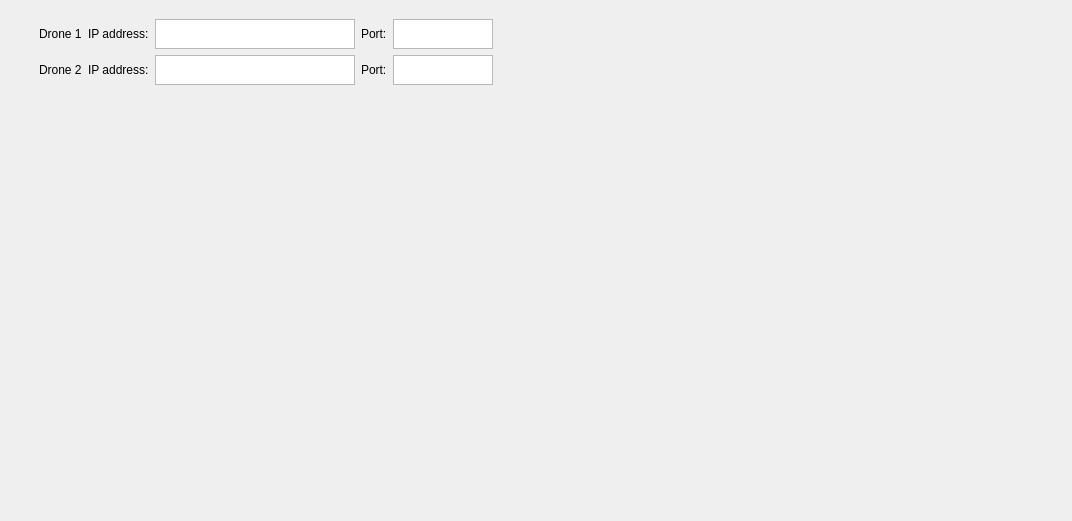
<?xml version="1.0" encoding="UTF-8"?>
<ui version="4.0">
 <class>Form</class>
 <widget class="QWidget" name="Form">
  <property name="geometry">
   <rect>
    <x>0</x>
    <y>0</y>
    <width>1072</width>
    <height>521</height>
   </rect>
  </property>
  <property name="windowTitle">
   <string>Form</string>
  </property>
  <widget class="QWidget" name="verticalLayoutWidget">
   <property name="geometry">
    <rect>
     <x>39</x>
     <y>19</y>
     <width>981</width>
     <height>471</height>
    </rect>
   </property>
   <layout class="QVBoxLayout" name="verticalLayout">
    <item>
     <layout class="QHBoxLayout" name="horizontalLayout">
      <item>
       <widget class="QLabel" name="Drone1NameLbl">
        <property name="sizePolicy">
         <sizepolicy hsizetype="Minimum" vsizetype="Minimum">
          <horstretch>0</horstretch>
          <verstretch>0</verstretch>
         </sizepolicy>
        </property>
        <property name="text">
         <string>Drone 1</string>
        </property>
       </widget>
      </item>
      <item>
       <widget class="QLabel" name="Drone1IpAddressLbl">
        <property name="sizePolicy">
         <sizepolicy hsizetype="Minimum" vsizetype="Minimum">
          <horstretch>0</horstretch>
          <verstretch>0</verstretch>
         </sizepolicy>
        </property>
        <property name="text">
         <string>IP address:</string>
        </property>
       </widget>
      </item>
      <item>
       <widget class="QTextEdit" name="Drone1IpAdressTxtEdt">
        <property name="sizePolicy">
         <sizepolicy hsizetype="Minimum" vsizetype="Minimum">
          <horstretch>0</horstretch>
          <verstretch>0</verstretch>
         </sizepolicy>
        </property>
        <property name="maximumSize">
         <size>
          <width>200</width>
          <height>30</height>
         </size>
        </property>
       </widget>
      </item>
      <item>
       <widget class="QLabel" name="Drone1PortLbl">
        <property name="sizePolicy">
         <sizepolicy hsizetype="Minimum" vsizetype="Minimum">
          <horstretch>0</horstretch>
          <verstretch>0</verstretch>
         </sizepolicy>
        </property>
        <property name="text">
         <string>Port:</string>
        </property>
       </widget>
      </item>
      <item>
       <widget class="QTextEdit" name="Drone1PortTxtEdt">
        <property name="sizePolicy">
         <sizepolicy hsizetype="Minimum" vsizetype="Minimum">
          <horstretch>0</horstretch>
          <verstretch>0</verstretch>
         </sizepolicy>
        </property>
        <property name="maximumSize">
         <size>
          <width>100</width>
          <height>30</height>
         </size>
        </property>
       </widget>
      </item>
      <item>
       <spacer name="horizontalSpacer">
        <property name="orientation">
         <enum>Qt::Horizontal</enum>
        </property>
        <property name="sizeHint" stdset="0">
         <size>
          <width>40</width>
          <height>20</height>
         </size>
        </property>
       </spacer>
      </item>
     </layout>
    </item>
    <item>
     <layout class="QHBoxLayout" name="horizontalLayout_2">
      <item>
       <widget class="QLabel" name="Drone2NameLbl">
        <property name="text">
         <string>Drone 2</string>
        </property>
       </widget>
      </item>
      <item>
       <widget class="QLabel" name="Drone2IpAddressLbl">
        <property name="text">
         <string>IP address:</string>
        </property>
       </widget>
      </item>
      <item>
       <widget class="QTextEdit" name="Drone2IpAdressTxtEdt">
        <property name="sizePolicy">
         <sizepolicy hsizetype="Minimum" vsizetype="Minimum">
          <horstretch>0</horstretch>
          <verstretch>0</verstretch>
         </sizepolicy>
        </property>
        <property name="maximumSize">
         <size>
          <width>200</width>
          <height>30</height>
         </size>
        </property>
       </widget>
      </item>
      <item>
       <widget class="QLabel" name="Drone2PortLbl">
        <property name="text">
         <string>Port:</string>
        </property>
       </widget>
      </item>
      <item>
       <widget class="QTextEdit" name="Drone2PortTxtEdt">
        <property name="sizePolicy">
         <sizepolicy hsizetype="Minimum" vsizetype="Minimum">
          <horstretch>0</horstretch>
          <verstretch>0</verstretch>
         </sizepolicy>
        </property>
        <property name="maximumSize">
         <size>
          <width>100</width>
          <height>30</height>
         </size>
        </property>
       </widget>
      </item>
      <item>
       <spacer name="horizontalSpacer_2">
        <property name="orientation">
         <enum>Qt::Horizontal</enum>
        </property>
        <property name="sizeHint" stdset="0">
         <size>
          <width>40</width>
          <height>20</height>
         </size>
        </property>
       </spacer>
      </item>
     </layout>
    </item>
    <item>
     <spacer name="verticalSpacer">
      <property name="orientation">
       <enum>Qt::Vertical</enum>
      </property>
      <property name="sizeHint" stdset="0">
       <size>
        <width>20</width>
        <height>40</height>
       </size>
      </property>
     </spacer>
    </item>
   </layout>
  </widget>
 </widget>
 <resources/>
 <connections/>
</ui>
